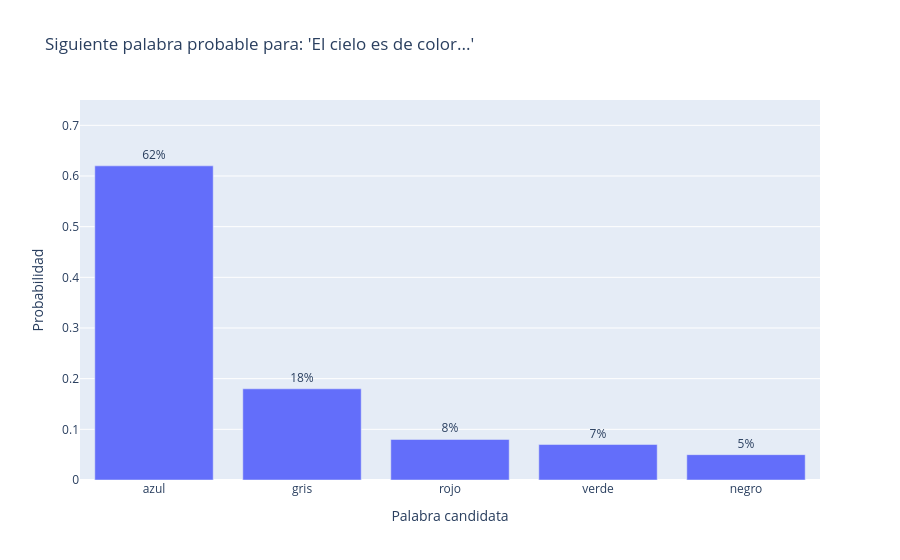

Notebook code cell kept with this figure:
### Markdown cell above
## Celda 2 — ¿Qué es un LLM realmente?

**LLM** significa **Large Language Model**.

En palabras simples:
> es un modelo entrenado con muchísimo texto para predecir la siguiente palabra o fragmento más probable.

### Idea clave
> Un LLM no adivina por magia. Calcula probabilidades.

### Code cell
words = ["azul", "gris", "rojo", "verde", "negro"]
probs = np.array([0.62, 0.18, 0.08, 0.07, 0.05], dtype=float)
probs = probs / probs.sum()

fig = go.Figure(
    data=[go.Bar(x=words, y=probs, text=[f"{p:.0%}" for p in probs], textposition="outside")]
)

fig.update_layout(
    title="Siguiente palabra probable para: 'El cielo es de color...'",
    xaxis_title="Palabra candidata",
    yaxis_title="Probabilidad",
    yaxis=dict(range=[0, 0.75]),
)

fig.show()
print("Palabra más probable:", words[int(np.argmax(probs))])

### Figure 1 — Plotly figure (JSON) as saved in the notebook; plotly's stock layout.template omitted (floating-point values rounded to 4 significant figures)
{"data": [{"text": ["62%", "18%", "8%", "7%", "5%"], "textposition": "outside", "type": "bar", "x": ["azul", "gris", "rojo", "verde", "negro"], "y": [0.62, 0.18, 0.08, 0.07, 0.05]}], "layout": {"title": {"text": "Siguiente palabra probable para: 'El cielo es de color...'"}, "xaxis": {"title": {"text": "Palabra candidata"}}, "yaxis": {"range": [0, 0.75], "title": {"text": "Probabilidad"}}}}
